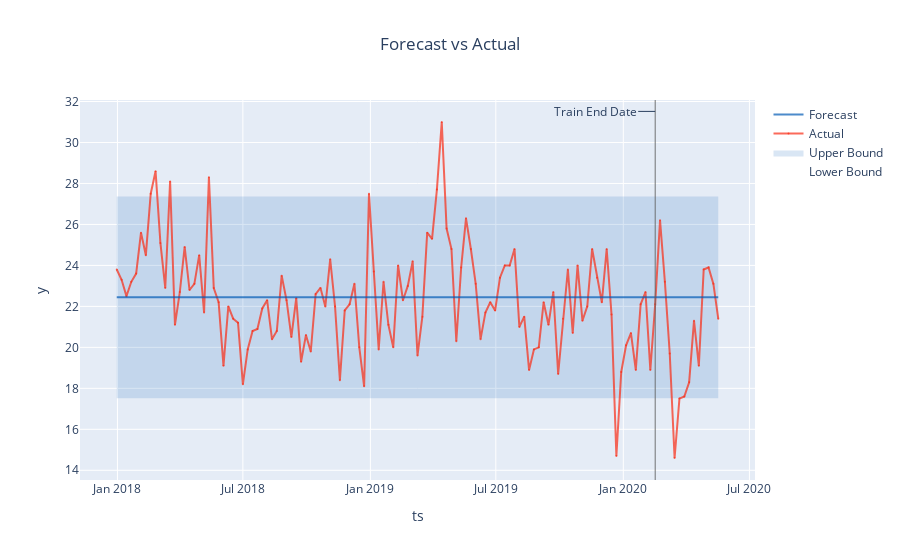

The cell this chart's notebook holds for it:
### Code cell
# During COVID
addiction_res_covid = greykite_fit_explore(combined_states_begining_covid, 'addiction', yearly_seasonality=15, quarterly_seasonality = 0, monthly_seasonality = 0, holiday_lookup_countries=[])
